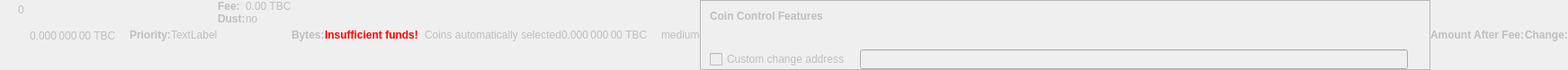
    <widget class="QWidget" name="dummyHideWidget" native="true">
     <property name="enabled">
      <bool>false</bool>
     </property>
     <property name="maximumSize">
      <size>
       <width>100</width>
       <height>22</height>
      </size>
     </property>
     <layout class="QHBoxLayout" name="dummyHideLayout">
      <property name="spacing">
       <number>0</number>
      </property>
      <property name="leftMargin">
       <number>0</number>
      </property>
      <property name="topMargin">
       <number>0</number>
      </property>
      <property name="rightMargin">
       <number>0</number>
      </property>
      <property name="bottomMargin">
       <number>0</number>
      </property>
      <item>
       <layout class="QFormLayout" name="formLayoutCoinControl1">
        <property name="horizontalSpacing">
         <number>10</number>
        </property>
        <property name="verticalSpacing">
         <number>14</number>
        </property>
        <property name="leftMargin">
         <number>10</number>
        </property>
        <property name="topMargin">
         <number>4</number>
        </property>
        <property name="rightMargin">
         <number>6</number>
        </property>
        <item row="0" column="1">
         <widget class="QLabel" name="labelCoinControlBytes">
          <property name="cursor">
           <cursorShape>IBeamCursor</cursorShape>
          </property>
          <property name="contextMenuPolicy">
           <enum>Qt::ActionsContextMenu</enum>
          </property>
          <property name="text">
           <string notr="true">0</string>
          </property>
          <property name="textInteractionFlags">
           <set>Qt::LinksAccessibleByMouse|Qt::TextSelectableByKeyboard|Qt::TextSelectableByMouse</set>
          </property>
         </widget>
        </item>
       </layout>
      </item>
      <item>
       <widget class="QLabel" name="labelCoinControlAfterFee">
        <property name="enabled">
         <bool>false</bool>
        </property>
        <property name="sizePolicy">
         <sizepolicy hsizetype="Fixed" vsizetype="Fixed">
          <horstretch>0</horstretch>
          <verstretch>0</verstretch>
         </sizepolicy>
        </property>
        <property name="minimumSize">
         <size>
          <width>111</width>
          <height>12</height>
         </size>
        </property>
        <property name="maximumSize">
         <size>
          <width>111</width>
          <height>12</height>
         </size>
        </property>
        <property name="cursor">
         <cursorShape>IBeamCursor</cursorShape>
        </property>
        <property name="contextMenuPolicy">
         <enum>Qt::ActionsContextMenu</enum>
        </property>
        <property name="text">
         <string notr="true">0.000 000 00 TBC</string>
        </property>
        <property name="textInteractionFlags">
         <set>Qt::LinksAccessibleByMouse|Qt::TextSelectableByKeyboard|Qt::TextSelectableByMouse</set>
        </property>
       </widget>
      </item>
      <item>
       <widget class="QLabel" name="labelCoinControlPriorityText">
        <property name="enabled">
         <bool>false</bool>
        </property>
        <property name="font">
         <font>
          <weight>75</weight>
          <bold>true</bold>
         </font>
        </property>
        <property name="text">
         <string>Priority:</string>
        </property>
       </widget>
      </item>
      <item>
       <layout class="QHBoxLayout" name="horizontalLayout">
        <item>
         <widget class="QLabel" name="WarningLabel">
          <property name="text">
           <string>TextLabel</string>
          </property>
         </widget>
        </item>
       </layout>
      </item>
      <item>
       <layout class="QFormLayout" name="formLayoutCoinControl3">
        <property name="horizontalSpacing">
         <number>0</number>
        </property>
        <property name="verticalSpacing">
         <number>0</number>
        </property>
        <property name="leftMargin">
         <number>0</number>
        </property>
        <property name="topMargin">
         <number>0</number>
        </property>
        <property name="rightMargin">
         <number>0</number>
        </property>
        <item row="0" column="0">
         <widget class="QLabel" name="labelCoinControlFeeText">
          <property name="enabled">
           <bool>false</bool>
          </property>
          <property name="font">
           <font>
            <weight>75</weight>
            <bold>true</bold>
           </font>
          </property>
          <property name="text">
           <string>Fee:</string>
          </property>
          <property name="margin">
           <number>0</number>
          </property>
         </widget>
        </item>
        <item row="0" column="1">
         <widget class="QLabel" name="labelCoinControlFee">
          <property name="enabled">
           <bool>false</bool>
          </property>
          <property name="cursor">
           <cursorShape>IBeamCursor</cursorShape>
          </property>
          <property name="contextMenuPolicy">
           <enum>Qt::ActionsContextMenu</enum>
          </property>
          <property name="text">
           <string notr="true">0.00 TBC</string>
          </property>
          <property name="textInteractionFlags">
           <set>Qt::LinksAccessibleByMouse|Qt::TextSelectableByKeyboard|Qt::TextSelectableByMouse</set>
          </property>
         </widget>
        </item>
        <item row="1" column="0">
         <widget class="QLabel" name="labelCoinControlLowOutputText">
          <property name="enabled">
           <bool>false</bool>
          </property>
          <property name="font">
           <font>
            <weight>75</weight>
            <bold>true</bold>
           </font>
          </property>
          <property name="text">
           <string>Dust:</string>
          </property>
         </widget>
        </item>
        <item row="1" column="1">
         <widget class="QLabel" name="labelCoinControlLowOutput">
          <property name="enabled">
           <bool>false</bool>
          </property>
          <property name="cursor">
           <cursorShape>IBeamCursor</cursorShape>
          </property>
          <property name="contextMenuPolicy">
           <enum>Qt::ActionsContextMenu</enum>
          </property>
          <property name="text">
           <string>no</string>
          </property>
          <property name="textInteractionFlags">
           <set>Qt::LinksAccessibleByMouse|Qt::TextSelectableByKeyboard|Qt::TextSelectableByMouse</set>
          </property>
         </widget>
        </item>
       </layout>
      </item>
      <item>
       <widget class="QLabel" name="labelCoinControlBytesText">
        <property name="enabled">
         <bool>false</bool>
        </property>
        <property name="font">
         <font>
          <weight>75</weight>
          <bold>true</bold>
         </font>
        </property>
        <property name="text">
         <string>Bytes:</string>
        </property>
       </widget>
      </item>
      <item>
       <layout class="QFormLayout" name="formLayoutCoinControl2">
        <property name="horizontalSpacing">
         <number>0</number>
        </property>
        <property name="verticalSpacing">
         <number>0</number>
        </property>
        <property name="leftMargin">
         <number>0</number>
        </property>
        <property name="topMargin">
         <number>0</number>
        </property>
        <property name="rightMargin">
         <number>0</number>
        </property>
       </layout>
      </item>
      <item>
       <layout class="QHBoxLayout" name="horizontalLayoutCoinControl2">
        <property name="spacing">
         <number>0</number>
        </property>
        <property name="bottomMargin">
         <number>0</number>
        </property>
       </layout>
      </item>
      <item>
       <widget class="QLabel" name="labelCoinControlInsuffFunds">
        <property name="enabled">
         <bool>false</bool>
        </property>
        <property name="minimumSize">
         <size>
          <width>0</width>
          <height>0</height>
         </size>
        </property>
        <property name="font">
         <font>
          <weight>75</weight>
          <bold>true</bold>
         </font>
        </property>
        <property name="styleSheet">
         <string notr="true">color:red;font-weight:bold;</string>
        </property>
        <property name="text">
         <string>Insufficient funds!</string>
        </property>
        <property name="margin">
         <number>5</number>
        </property>
       </widget>
      </item>
      <item>
       <layout class="QFormLayout" name="formLayoutCoinControl4">
        <property name="horizontalSpacing">
         <number>0</number>
        </property>
        <property name="verticalSpacing">
         <number>0</number>
        </property>
        <property name="leftMargin">
         <number>0</number>
        </property>
        <property name="topMargin">
         <number>0</number>
        </property>
        <property name="rightMargin">
         <number>0</number>
        </property>
       </layout>
      </item>
      <item>
       <widget class="QLabel" name="labelCoinControlChangeLabel">
        <property name="enabled">
         <bool>false</bool>
        </property>
        <property name="sizePolicy">
         <sizepolicy hsizetype="Preferred" vsizetype="Expanding">
          <horstretch>0</horstretch>
          <verstretch>0</verstretch>
         </sizepolicy>
        </property>
        <property name="minimumSize">
         <size>
          <width>0</width>
          <height>0</height>
         </size>
        </property>
        <property name="text">
         <string/>
        </property>
        <property name="margin">
         <number>3</number>
        </property>
       </widget>
      </item>
      <item>
       <widget class="QLabel" name="labelCoinControlAutomaticallySelected">
        <property name="enabled">
         <bool>false</bool>
        </property>
        <property name="sizePolicy">
         <sizepolicy hsizetype="Fixed" vsizetype="Fixed">
          <horstretch>0</horstretch>
          <verstretch>0</verstretch>
         </sizepolicy>
        </property>
        <property name="minimumSize">
         <size>
          <width>0</width>
          <height>0</height>
         </size>
        </property>
        <property name="maximumSize">
         <size>
          <width>240</width>
          <height>16777215</height>
         </size>
        </property>
        <property name="text">
         <string>Coins automatically selected</string>
        </property>
        <property name="margin">
         <number>5</number>
        </property>
       </widget>
      </item>
      <item>
       <widget class="QLabel" name="labelCoinControlChange">
        <property name="enabled">
         <bool>false</bool>
        </property>
        <property name="sizePolicy">
         <sizepolicy hsizetype="Fixed" vsizetype="Fixed">
          <horstretch>0</horstretch>
          <verstretch>0</verstretch>
         </sizepolicy>
        </property>
        <property name="minimumSize">
         <size>
          <width>111</width>
          <height>0</height>
         </size>
        </property>
        <property name="maximumSize">
         <size>
          <width>111</width>
          <height>16777215</height>
         </size>
        </property>
        <property name="cursor">
         <cursorShape>IBeamCursor</cursorShape>
        </property>
        <property name="contextMenuPolicy">
         <enum>Qt::ActionsContextMenu</enum>
        </property>
        <property name="text">
         <string notr="true">0.000 000 00 TBC</string>
        </property>
        <property name="textInteractionFlags">
         <set>Qt::LinksAccessibleByMouse|Qt::TextSelectableByKeyboard|Qt::TextSelectableByMouse</set>
        </property>
       </widget>
      </item>
      <item>
       <widget class="QLabel" name="labelCoinControlPriority">
        <property name="enabled">
         <bool>false</bool>
        </property>
        <property name="cursor">
         <cursorShape>IBeamCursor</cursorShape>
        </property>
        <property name="contextMenuPolicy">
         <enum>Qt::ActionsContextMenu</enum>
        </property>
        <property name="text">
         <string>medium</string>
        </property>
        <property name="textInteractionFlags">
         <set>Qt::LinksAccessibleByMouse|Qt::TextSelectableByKeyboard|Qt::TextSelectableByMouse</set>
        </property>
       </widget>
      </item>
      <item>
       <widget class="QFrame" name="frameCoinControl">
        <property name="sizePolicy">
         <sizepolicy hsizetype="Expanding" vsizetype="Expanding">
          <horstretch>0</horstretch>
          <verstretch>0</verstretch>
         </sizepolicy>
        </property>
        <property name="maximumSize">
         <size>
          <width>16777215</width>
          <height>16777215</height>
         </size>
        </property>
        <property name="frameShape">
         <enum>QFrame::StyledPanel</enum>
        </property>
        <property name="frameShadow">
         <enum>QFrame::Sunken</enum>
        </property>
        <layout class="QVBoxLayout" name="verticalLayoutCoinControl2_2">
         <property name="spacing">
          <number>0</number>
         </property>
         <property name="leftMargin">
          <number>0</number>
         </property>
         <property name="topMargin">
          <number>0</number>
         </property>
         <property name="rightMargin">
          <number>0</number>
         </property>
         <property name="bottomMargin">
          <number>0</number>
         </property>
         <item>
          <layout class="QVBoxLayout" name="verticalLayoutCoinControl" stretch="0,0,0,1">
           <property name="spacing">
            <number>0</number>
           </property>
           <property name="leftMargin">
            <number>10</number>
           </property>
           <property name="topMargin">
            <number>10</number>
           </property>
           <item>
            <layout class="QHBoxLayout" name="horizontalLayoutCoinControl1">
             <property name="bottomMargin">
              <number>15</number>
             </property>
             <item>
              <widget class="QLabel" name="labelCoinControlFeatures">
               <property name="enabled">
                <bool>false</bool>
               </property>
               <property name="sizePolicy">
                <sizepolicy hsizetype="Preferred" vsizetype="Maximum">
                 <horstretch>0</horstretch>
                 <verstretch>0</verstretch>
                </sizepolicy>
               </property>
               <property name="font">
                <font>
                 <weight>75</weight>
                 <bold>true</bold>
                </font>
               </property>
               <property name="styleSheet">
                <string notr="true">font-weight:bold;</string>
               </property>
               <property name="text">
                <string>Coin Control Features</string>
               </property>
              </widget>
             </item>
            </layout>
           </item>
           <item>
            <widget class="QWidget" name="widgetCoinControl" native="true">
             <property name="sizePolicy">
              <sizepolicy hsizetype="Preferred" vsizetype="Preferred">
               <horstretch>0</horstretch>
               <verstretch>0</verstretch>
              </sizepolicy>
             </property>
             <property name="minimumSize">
              <size>
               <width>0</width>
               <height>0</height>
              </size>
             </property>
             <property name="styleSheet">
              <string notr="true"/>
             </property>
             <layout class="QHBoxLayout" name="horizontalLayoutCoinControl5_2">
              <property name="leftMargin">
               <number>0</number>
              </property>
              <property name="topMargin">
               <number>0</number>
              </property>
              <property name="rightMargin">
               <number>0</number>
              </property>
              <property name="bottomMargin">
               <number>0</number>
              </property>
              <item>
               <layout class="QHBoxLayout" name="horizontalLayoutCoinControl3">
                <property name="spacing">
                 <number>20</number>
                </property>
                <property name="topMargin">
                 <number>0</number>
                </property>
                <property name="bottomMargin">
                 <number>10</number>
                </property>
               </layout>
              </item>
             </layout>
            </widget>
           </item>
           <item>
            <layout class="QHBoxLayout" name="horizontalLayoutCoinControl4" stretch="0,0,0">
             <property name="spacing">
              <number>12</number>
             </property>
             <property name="sizeConstraint">
              <enum>QLayout::SetDefaultConstraint</enum>
             </property>
             <property name="topMargin">
              <number>5</number>
             </property>
             <property name="rightMargin">
              <number>5</number>
             </property>
             <item>
              <widget class="QCheckBox" name="checkBoxCoinControlChange">
               <property name="enabled">
                <bool>false</bool>
               </property>
               <property name="toolTip">
                <string>If this is activated, but the change address is empty or invalid, change will be sent to a newly generated address.</string>
               </property>
               <property name="text">
                <string>Custom change address</string>
               </property>
              </widget>
             </item>
             <item>
              <widget class="QValidatedLineEdit" name="lineEditCoinControlChange">
               <property name="enabled">
                <bool>false</bool>
               </property>
               <property name="sizePolicy">
                <sizepolicy hsizetype="Expanding" vsizetype="Fixed">
                 <horstretch>0</horstretch>
                 <verstretch>0</verstretch>
                </sizepolicy>
               </property>
              </widget>
             </item>
             <item>
              <widget class="QLabel" name="labelCoinControlChangeLabel_2">
               <property name="sizePolicy">
                <sizepolicy hsizetype="Preferred" vsizetype="Expanding">
                 <horstretch>0</horstretch>
                 <verstretch>0</verstretch>
                </sizepolicy>
               </property>
               <property name="minimumSize">
                <size>
                 <width>0</width>
                 <height>0</height>
                </size>
               </property>
               <property name="text">
                <string/>
               </property>
               <property name="margin">
                <number>3</number>
               </property>
              </widget>
             </item>
            </layout>
           </item>
           <item>
            <spacer name="verticalSpacerCoinControl">
             <property name="orientation">
              <enum>Qt::Vertical</enum>
             </property>
             <property name="sizeHint" stdset="0">
              <size>
               <width>800</width>
               <height>1</height>
              </size>
             </property>
            </spacer>
           </item>
          </layout>
         </item>
        </layout>
       </widget>
      </item>
      <item>
       <widget class="QLabel" name="labelCoinControlAfterFeeText">
        <property name="enabled">
         <bool>false</bool>
        </property>
        <property name="minimumSize">
         <size>
          <width>0</width>
          <height>0</height>
         </size>
        </property>
        <property name="maximumSize">
         <size>
          <width>16777215</width>
          <height>16777215</height>
         </size>
        </property>
        <property name="font">
         <font>
          <weight>75</weight>
          <bold>true</bold>
         </font>
        </property>
        <property name="text">
         <string>Amount After Fee:</string>
        </property>
        <property name="alignment">
         <set>Qt::AlignLeading|Qt::AlignLeft|Qt::AlignVCenter</set>
        </property>
        <property name="margin">
         <number>0</number>
        </property>
       </widget>
      </item>
      <item>
       <widget class="QLabel" name="labelCoinControlChangeText">
        <property name="enabled">
         <bool>false</bool>
        </property>
        <property name="sizePolicy">
         <sizepolicy hsizetype="Preferred" vsizetype="Preferred">
          <horstretch>0</horstretch>
          <verstretch>0</verstretch>
         </sizepolicy>
        </property>
        <property name="minimumSize">
         <size>
          <width>0</width>
          <height>0</height>
         </size>
        </property>
        <property name="maximumSize">
         <size>
          <width>16777215</width>
          <height>16777215</height>
         </size>
        </property>
        <property name="font">
         <font>
          <weight>75</weight>
          <bold>true</bold>
         </font>
        </property>
        <property name="text">
         <string>Change:</string>
        </property>
        <property name="alignment">
         <set>Qt::AlignLeading|Qt::AlignLeft|Qt::AlignVCenter</set>
        </property>
       </widget>
      </item>
     </layout>
    </widget>
